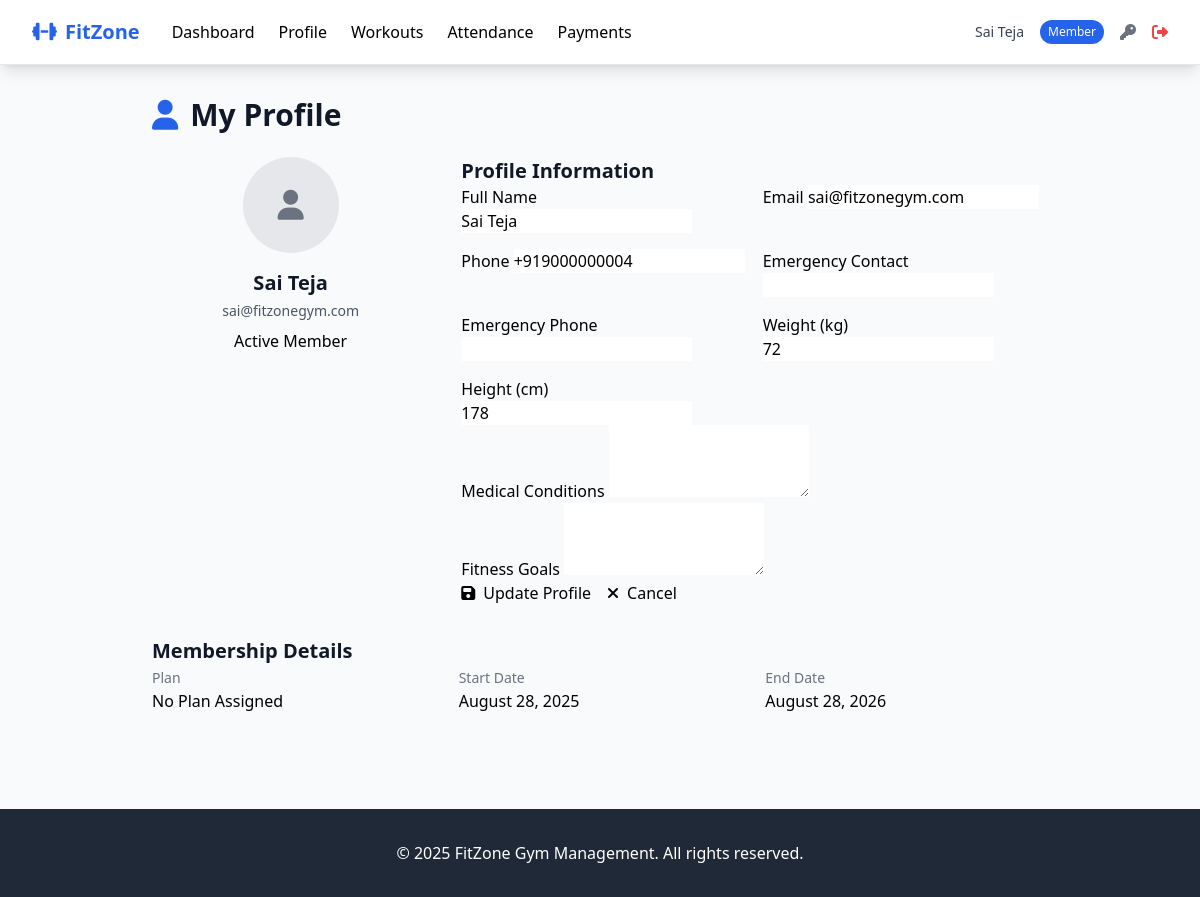
/member/profile (signed in), run on an earlier commit of the app's database.
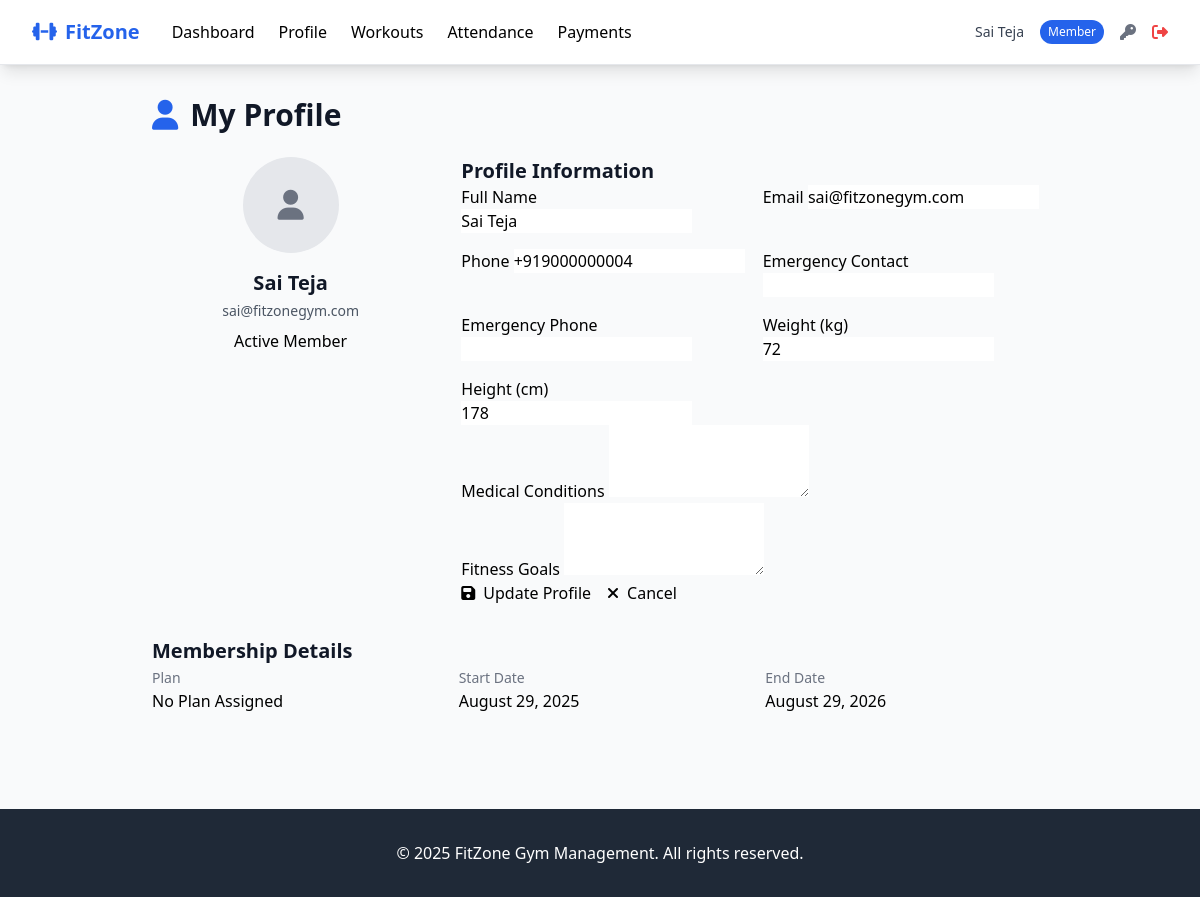
And on a later commit of the database.
### tables this page shows
CREATE TABLE members (
            id INTEGER PRIMARY KEY AUTOINCREMENT,
            user_id INTEGER,
            membership_plan_id INTEGER,
            phone TEXT NOT NULL,
            emergency_contact TEXT,
            emergency_phone TEXT,
            address TEXT,
            date_of_birth DATE,
            weight DECIMAL(5,2),
            height DECIMAL(5,2),
            medical_conditions TEXT,
            fitness_goals TEXT,
            membership_start_date DATE,
            membership_end_date DATE,
            status TEXT DEFAULT 'active' CHECK (status IN ('active', 'inactive', 'suspended')),
            trainer_id INTEGER,
            created_at TIMESTAMP DEFAULT CURRENT_TIMESTAMP,
            updated_at TIMESTAMP DEFAULT CURRENT_TIMESTAMP,
            FOREIGN KEY (user_id) REFERENCES users (id),
            FOREIGN KEY (membership_plan_id) REFERENCES membership_plans (id),
            FOREIGN KEY (trainer_id) REFERENCES trainers (id)
        );

### routes/member_routes.py (the view)
@member_routes_bp.route('/profile')
@login_required
@member_required
def profile():
    user_id = session['user_id']
    user = User.get_by_id(user_id)
    member = Member.get_by_user_id(user_id)
    if not member:
        flash('Member profile not found')
        return redirect(url_for('member.dashboard'))
    return render_template('member/profile.html', user=user, member=member)

### models/database.py (called while the page is built)
def get_db_connection(db_path='gym_management.db'):
    conn = sqlite3.connect(db_path)
    conn.row_factory = sqlite3.Row
    conn.execute("PRAGMA foreign_keys = ON")
    return conn

def execute_query(query, params=(), db_path='gym_management.db', fetch=False):
    conn = get_db_connection(db_path)
    cursor = conn.cursor()
    try:
        cursor.execute(query, params)
        if fetch:
            result = cursor.fetchall()
            conn.close()
            return result
        else:
            conn.commit()
            last_id = cursor.lastrowid
            conn.close()
            return last_id
    except Exception as e:
        conn.close()
        try:
            from flask import current_app
            current_app.logger.error(f"DB Error: {e} | Query: {query} | Params: {params}")
        except:
            print(f"DB Error: {e} | Query: {query} | Params: {params}")
        raise

### models/member.py (called while the page is built)
    @classmethod
    def _db_path(cls):
        return current_app.config.get('DATABASE_PATH', 'gym_management.db')

### templates/member/profile.html (shortened to what the changed rows need)
{% extends "base.html" %}
{% block content %}
<div class="max-w-4xl mx-auto">
    <div class="mb-6">
        <h1 class="text-3xl font-bold text-gray-900">
            <i class="fas fa-user mr-3 text-primary"></i>My Profile
        </h1>
    </div>
    <div class="grid grid-cols-1 lg:grid-cols-3 gap-8">
        <div class="card">
            <div class="card-body text-center">
                <div class="w-24 h-24 bg-gray-200 rounded-full flex items-center justify-center mx-auto mb-4">
                    <i class="fas fa-user text-gray-500 text-3xl"></i>
                </div>
                <h2 class="text-xl font-semibold text-gray-900 mb-1">{{ user.full_name }}</h2>
                <p class="text-gray-600 text-sm mb-2">{{ user.email }}</p>
                <span class="badge badge-{{ 'success' if member.status == 'active' else 'danger' }}">
                    {{ member.status|title }} Member
                </span>
            </div>
        </div>
        <div class="lg:col-span-2">
            <div class="card">
                <div class="card-body">
                    <form method="POST" action="{{ url_for('member_routes.update_profile') }}">
                        <div class="grid grid-cols-1 md:grid-cols-2 gap-4">
                            <div class="form-group">
                                <label class="form-label" for="weight">Weight (kg)</label>
                                <input type="number" id="weight" name="weight" value="{{ member.weight or '' }}"
                                       step="0.1" class="form-control">
                            </div>
                            <div class="form-group">
                                <label class="form-label" for="height">Height (cm)</label>
                                <input type="number" id="height" name="height" value="{{ member.height or '' }}"
                                       step="0.1" class="form-control">
                            </div>
                        </div>
                    </form>
                </div>
            </div>
        </div>
    </div>
    <div class="card mt-8">
        <div class="card-body">
            <div class="grid grid-cols-1 md:grid-cols-3 gap-6">
                <div>
                    <label class="text-sm text-gray-500">Start Date</label>
                    <div class="font-medium">{{ member.membership_start_date.strftime('%B %d, %Y') if member.membership_start_date else 'N/A' }}</div>
                </div>
                <div>
                    <label class="text-sm text-gray-500">End Date</label>
                    <div class="font-medium">{{ member.membership_end_date.strftime('%B %d, %Y') if member.membership_end_date else 'N/A' }}</div>
                </div>
            </div>
        </div>
    </div>
</div>
{% endblock %}

What changed in the data, as far as the page shows it:
changed members "Active": membership_end_date "August 28, 2026" → "August 29, 2026"
Also different on the page:
text no longer shown: "August 28, 2025"
text now shown: "August 29, 2025"
